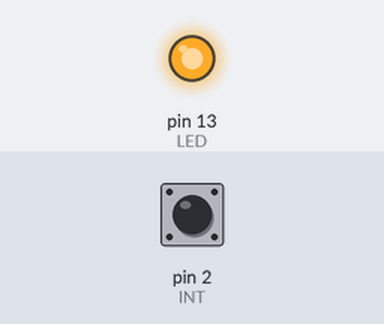
A sketch run on a simulated Arduino Uno, built with avr-gcc and run on an emulated ATmega328P. Shown: output pins drawn as LEDs (lit = HIGH). The inputs (shaded band) are chosen by the test bench; at power-on: pin 2 (INT) HIGH.

Above: at 0.1 s.
At 2.1 s:
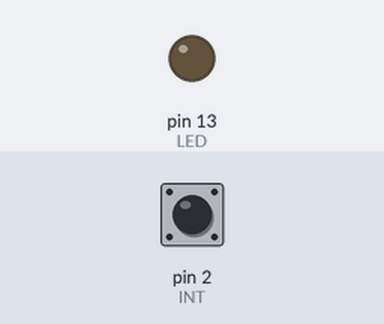
Timing chart, 0 to 3.6 s (numbered marks = the images above):
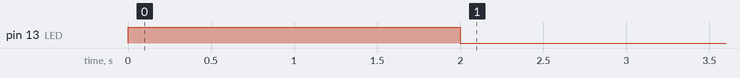

The sketch:

_0unFreeRTOSIntrerrupt.ino
```cpp
const byte LED = 13;
const byte INT = 2;

volatile byte state = LOW;


void setup(){

  pinMode(LED, OUTPUT);
  pinMode(INT, INPUT_PULLUP);

  attachInterrupt(digitalPinToInterrupt(INT), glow, CHANGE);

  digitalWrite(LED, HIGH);
  delay(2000);
  digitalWrite(LED, LOW);


}


void loop(){
  digitalWrite(LED, state);
}


void glow(){
  state = !state;
}
```
